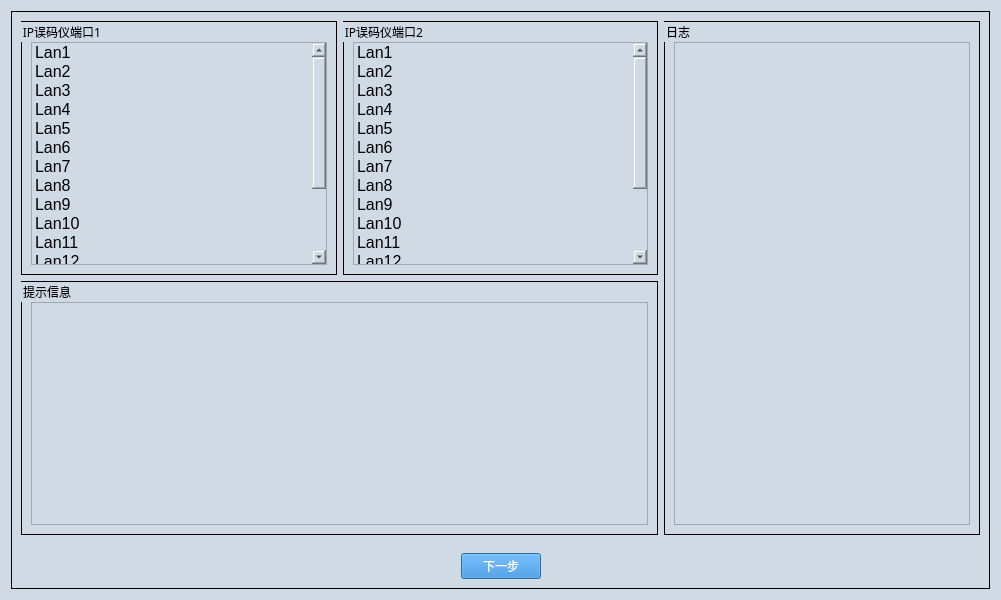
<?xml version="1.0" encoding="UTF-8"?>
<ui version="4.0">
 <class>Dialog</class>
 <widget class="QDialog" name="Dialog">
  <property name="geometry">
   <rect>
    <x>0</x>
    <y>0</y>
    <width>1001</width>
    <height>600</height>
   </rect>
  </property>
  <property name="font">
   <font>
    <family>Microsoft YaHei</family>
    <pointsize>14</pointsize>
   </font>
  </property>
  <property name="windowTitle">
   <string>Dialog</string>
  </property>
  <property name="styleSheet">
   <string notr="true">QDialog{
background-color:#D0DAE5;
}

QTextBrower{
background-color:#D0DAE5;
}

QLineEdit{
background-color:#D0DAE5;
}

QWidget{
background-color:#D0DAE5;
}

QStackedWidget{
background-color:#D0DAE5;
}

QHeaderView{
background-color:#D0DAE5;
}

QLabel{
font-size:12px;
font-family:Microsoft YaHei;
background-color:#D0DAE5;
}

QPushButton{         /*按钮自适应拉伸背景*/
border-width: 2px 15px 2px 15px;
background-color:#2884D8;
color: #FFFFFF;
font-family:Microsoft YaHei;
}

QGroupBox{
font-family:Microsoft YaHei;
border:1px solid rgb(0, 0, 0); 
}</string>
  </property>
  <layout class="QGridLayout" name="gridLayout_2">
   <item row="0" column="1">
    <widget class="QGroupBox" name="groupBox">
     <property name="font">
      <font>
       <family>Microsoft YaHei</family>
       <pointsize>12</pointsize>
      </font>
     </property>
     <property name="title">
      <string/>
     </property>
     <layout class="QGridLayout" name="gridLayout_8">
      <item row="0" column="0">
       <layout class="QGridLayout" name="gridLayout_7">
        <item row="0" column="0">
         <widget class="QGroupBox" name="groupBox_lan1">
          <property name="font">
           <font>
            <family>Microsoft YaHei</family>
            <pointsize>9</pointsize>
           </font>
          </property>
          <property name="title">
           <string>IP误码仪端口1</string>
          </property>
          <layout class="QGridLayout" name="gridLayout_3">
           <property name="topMargin">
            <number>20</number>
           </property>
           <item row="0" column="0">
            <widget class="QListWidget" name="listWidget_port1">
             <property name="font">
              <font>
               <pointsize>12</pointsize>
              </font>
             </property>
             <item>
              <property name="text">
               <string>Lan1</string>
              </property>
             </item>
             <item>
              <property name="text">
               <string>Lan2</string>
              </property>
             </item>
             <item>
              <property name="text">
               <string>Lan3</string>
              </property>
             </item>
             <item>
              <property name="text">
               <string>Lan4</string>
              </property>
             </item>
             <item>
              <property name="text">
               <string>Lan5</string>
              </property>
             </item>
             <item>
              <property name="text">
               <string>Lan6</string>
              </property>
             </item>
             <item>
              <property name="text">
               <string>Lan7</string>
              </property>
             </item>
             <item>
              <property name="text">
               <string>Lan8</string>
              </property>
             </item>
             <item>
              <property name="text">
               <string>Lan9</string>
              </property>
             </item>
             <item>
              <property name="text">
               <string>Lan10</string>
              </property>
             </item>
             <item>
              <property name="text">
               <string>Lan11</string>
              </property>
             </item>
             <item>
              <property name="text">
               <string>Lan12</string>
              </property>
             </item>
             <item>
              <property name="text">
               <string>Lan13</string>
              </property>
             </item>
             <item>
              <property name="text">
               <string>Lan14</string>
              </property>
             </item>
             <item>
              <property name="text">
               <string>Lan15</string>
              </property>
             </item>
             <item>
              <property name="text">
               <string>Lan16</string>
              </property>
             </item>
            </widget>
           </item>
          </layout>
         </widget>
        </item>
        <item row="0" column="1">
         <widget class="QGroupBox" name="groupBox_lan1_2">
          <property name="font">
           <font>
            <family>Microsoft YaHei</family>
            <pointsize>9</pointsize>
           </font>
          </property>
          <property name="title">
           <string>IP误码仪端口2</string>
          </property>
          <layout class="QGridLayout" name="gridLayout_4">
           <property name="topMargin">
            <number>20</number>
           </property>
           <item row="0" column="0">
            <widget class="QListWidget" name="listWidget_port2">
             <property name="font">
              <font>
               <pointsize>12</pointsize>
              </font>
             </property>
             <item>
              <property name="text">
               <string>Lan1</string>
              </property>
             </item>
             <item>
              <property name="text">
               <string>Lan2</string>
              </property>
             </item>
             <item>
              <property name="text">
               <string>Lan3</string>
              </property>
             </item>
             <item>
              <property name="text">
               <string>Lan4</string>
              </property>
             </item>
             <item>
              <property name="text">
               <string>Lan5</string>
              </property>
             </item>
             <item>
              <property name="text">
               <string>Lan6</string>
              </property>
             </item>
             <item>
              <property name="text">
               <string>Lan7</string>
              </property>
             </item>
             <item>
              <property name="text">
               <string>Lan8</string>
              </property>
             </item>
             <item>
              <property name="text">
               <string>Lan9</string>
              </property>
             </item>
             <item>
              <property name="text">
               <string>Lan10</string>
              </property>
             </item>
             <item>
              <property name="text">
               <string>Lan11</string>
              </property>
             </item>
             <item>
              <property name="text">
               <string>Lan12</string>
              </property>
             </item>
             <item>
              <property name="text">
               <string>Lan13</string>
              </property>
             </item>
             <item>
              <property name="text">
               <string>Lan14</string>
              </property>
             </item>
             <item>
              <property name="text">
               <string>Lan15</string>
              </property>
             </item>
             <item>
              <property name="text">
               <string>Lan16</string>
              </property>
             </item>
            </widget>
           </item>
          </layout>
         </widget>
        </item>
        <item row="0" column="2" rowspan="2">
         <widget class="QGroupBox" name="groupBox_3">
          <property name="title">
           <string>日志</string>
          </property>
          <layout class="QGridLayout" name="gridLayout_6">
           <property name="topMargin">
            <number>20</number>
           </property>
           <item row="0" column="0">
            <widget class="QTextBrowser" name="textBrowser_log">
             <property name="html">
              <string>&lt;!DOCTYPE HTML PUBLIC &quot;-//W3C//DTD HTML 4.0//EN&quot; &quot;http://www.w3.org/TR/REC-html40/strict.dtd&quot;&gt;
&lt;html&gt;&lt;head&gt;&lt;meta name=&quot;qrichtext&quot; content=&quot;1&quot; /&gt;&lt;style type=&quot;text/css&quot;&gt;
p, li { white-space: pre-wrap; }
&lt;/style&gt;&lt;/head&gt;&lt;body style=&quot; font-family:'SimSun'; font-size:9pt; font-weight:400; font-style:normal;&quot;&gt;
&lt;p style=&quot;-qt-paragraph-type:empty; margin-top:0px; margin-bottom:0px; margin-left:0px; margin-right:0px; -qt-block-indent:0; text-indent:0px;&quot;&gt;&lt;br /&gt;&lt;/p&gt;&lt;/body&gt;&lt;/html&gt;</string>
             </property>
            </widget>
           </item>
          </layout>
         </widget>
        </item>
        <item row="1" column="0" colspan="2">
         <widget class="QGroupBox" name="groupBox_2">
          <property name="title">
           <string>提示信息</string>
          </property>
          <layout class="QGridLayout" name="gridLayout_5">
           <property name="topMargin">
            <number>20</number>
           </property>
           <item row="0" column="0">
            <widget class="QTextBrowser" name="textBrowser_tips"/>
           </item>
          </layout>
         </widget>
        </item>
        <item row="2" column="0" colspan="3">
         <layout class="QGridLayout" name="gridLayout">
          <property name="topMargin">
           <number>12</number>
          </property>
          <item row="0" column="2">
           <spacer name="horizontalSpacer_2">
            <property name="orientation">
             <enum>Qt::Horizontal</enum>
            </property>
            <property name="sizeHint" stdset="0">
             <size>
              <width>40</width>
              <height>20</height>
             </size>
            </property>
           </spacer>
          </item>
          <item row="0" column="1">
           <widget class="QPushButton" name="pushButton_process">
            <property name="text">
             <string>下一步</string>
            </property>
           </widget>
          </item>
          <item row="0" column="0">
           <spacer name="horizontalSpacer">
            <property name="orientation">
             <enum>Qt::Horizontal</enum>
            </property>
            <property name="sizeHint" stdset="0">
             <size>
              <width>40</width>
              <height>20</height>
             </size>
            </property>
           </spacer>
          </item>
         </layout>
        </item>
       </layout>
      </item>
     </layout>
    </widget>
   </item>
  </layout>
 </widget>
 <resources>
  <include location="../iconQrc.qrc"/>
 </resources>
 <connections/>
</ui>
